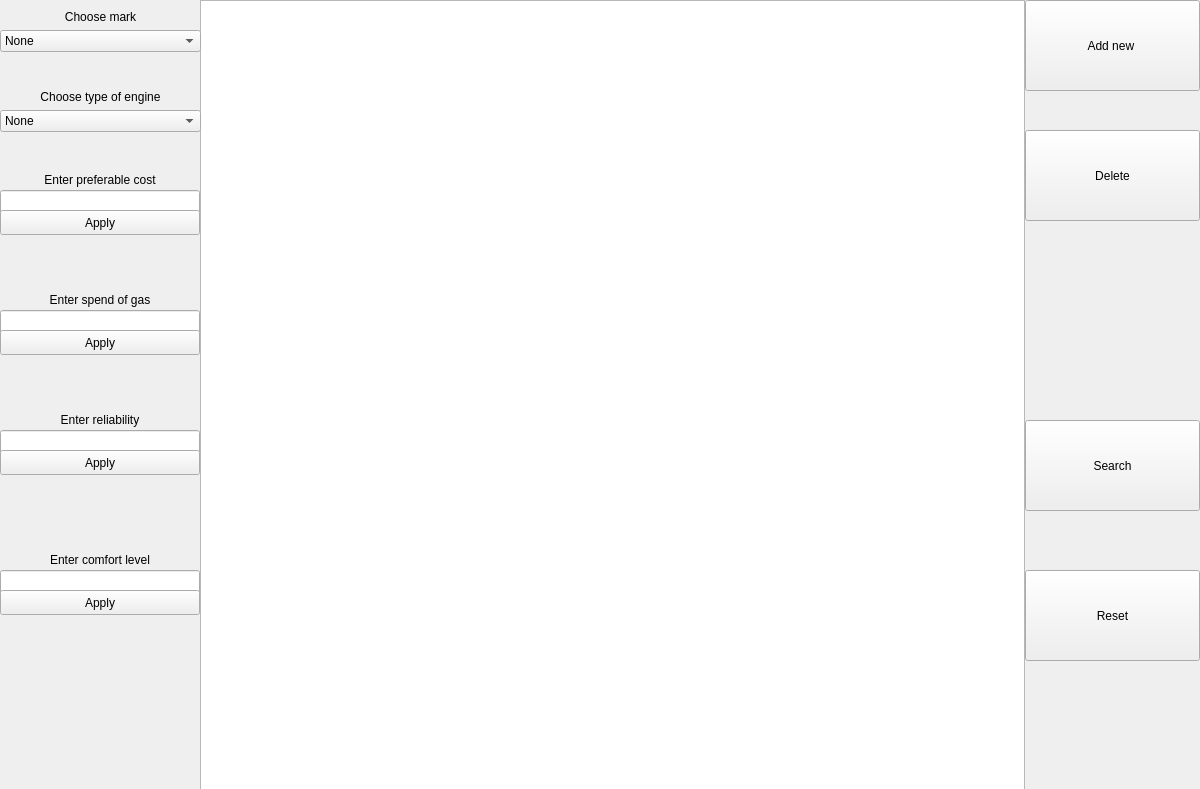
<?xml version="1.0" encoding="UTF-8"?>
<ui version="4.0">
 <class>MainWindow</class>
 <widget class="QMainWindow" name="MainWindow">
  <property name="geometry">
   <rect>
    <x>0</x>
    <y>0</y>
    <width>1200</width>
    <height>789</height>
   </rect>
  </property>
  <property name="windowTitle">
   <string>MainWindow</string>
  </property>
  <widget class="QWidget" name="centralwidget">
   <widget class="QTableWidget" name="tableWidget">
    <property name="geometry">
     <rect>
      <x>200</x>
      <y>0</y>
      <width>825</width>
      <height>791</height>
     </rect>
    </property>
   </widget>
   <widget class="QPushButton" name="ButtonAdd">
    <property name="geometry">
     <rect>
      <x>1025</x>
      <y>0</y>
      <width>175</width>
      <height>91</height>
     </rect>
    </property>
    <property name="text">
     <string>Add new </string>
    </property>
   </widget>
   <widget class="QPushButton" name="ButtonDelete">
    <property name="geometry">
     <rect>
      <x>1025</x>
      <y>130</y>
      <width>175</width>
      <height>91</height>
     </rect>
    </property>
    <property name="text">
     <string>Delete</string>
    </property>
   </widget>
   <widget class="QLineEdit" name="LineCost">
    <property name="geometry">
     <rect>
      <x>0</x>
      <y>190</y>
      <width>200</width>
      <height>25</height>
     </rect>
    </property>
    <property name="text">
     <string/>
    </property>
   </widget>
   <widget class="QLabel" name="label_2">
    <property name="geometry">
     <rect>
      <x>0</x>
      <y>170</y>
      <width>200</width>
      <height>17</height>
     </rect>
    </property>
    <property name="text">
     <string>Enter preferable cost</string>
    </property>
    <property name="alignment">
     <set>Qt::AlignBottom|Qt::AlignHCenter</set>
    </property>
   </widget>
   <widget class="QWidget" name="layoutWidget">
    <property name="geometry">
     <rect>
      <x>0</x>
      <y>80</y>
      <width>201</width>
      <height>52</height>
     </rect>
    </property>
    <layout class="QVBoxLayout" name="verticalLayout_2">
     <item>
      <widget class="QLabel" name="label_3">
       <property name="text">
        <string>Choose type of engine</string>
       </property>
       <property name="alignment">
        <set>Qt::AlignBottom|Qt::AlignHCenter</set>
       </property>
      </widget>
     </item>
     <item>
      <widget class="QComboBox" name="BoxEngine">
       <item>
        <property name="text">
         <string>None</string>
        </property>
       </item>
      </widget>
     </item>
    </layout>
   </widget>
   <widget class="QLabel" name="label_4">
    <property name="geometry">
     <rect>
      <x>0</x>
      <y>290</y>
      <width>200</width>
      <height>17</height>
     </rect>
    </property>
    <property name="text">
     <string>Enter spend of gas</string>
    </property>
    <property name="alignment">
     <set>Qt::AlignBottom|Qt::AlignHCenter</set>
    </property>
   </widget>
   <widget class="QLineEdit" name="LineGasoline">
    <property name="geometry">
     <rect>
      <x>0</x>
      <y>310</y>
      <width>200</width>
      <height>25</height>
     </rect>
    </property>
    <property name="text">
     <string/>
    </property>
   </widget>
   <widget class="QLineEdit" name="LineReliability">
    <property name="geometry">
     <rect>
      <x>0</x>
      <y>430</y>
      <width>200</width>
      <height>25</height>
     </rect>
    </property>
    <property name="text">
     <string/>
    </property>
   </widget>
   <widget class="QLabel" name="label_5">
    <property name="geometry">
     <rect>
      <x>0</x>
      <y>410</y>
      <width>200</width>
      <height>17</height>
     </rect>
    </property>
    <property name="text">
     <string>Enter reliability</string>
    </property>
    <property name="alignment">
     <set>Qt::AlignBottom|Qt::AlignHCenter</set>
    </property>
   </widget>
   <widget class="QLabel" name="label_6">
    <property name="geometry">
     <rect>
      <x>0</x>
      <y>550</y>
      <width>200</width>
      <height>17</height>
     </rect>
    </property>
    <property name="text">
     <string>Enter comfort level</string>
    </property>
    <property name="alignment">
     <set>Qt::AlignBottom|Qt::AlignHCenter</set>
    </property>
   </widget>
   <widget class="QLineEdit" name="LineComfort">
    <property name="geometry">
     <rect>
      <x>0</x>
      <y>570</y>
      <width>200</width>
      <height>25</height>
     </rect>
    </property>
    <property name="text">
     <string/>
    </property>
   </widget>
   <widget class="QWidget" name="layoutWidget">
    <property name="geometry">
     <rect>
      <x>0</x>
      <y>0</y>
      <width>201</width>
      <height>52</height>
     </rect>
    </property>
    <layout class="QVBoxLayout" name="verticalLayout">
     <item>
      <widget class="QLabel" name="label">
       <property name="text">
        <string>Choose mark</string>
       </property>
       <property name="alignment">
        <set>Qt::AlignBottom|Qt::AlignHCenter</set>
       </property>
      </widget>
     </item>
     <item>
      <widget class="QComboBox" name="BoxMarks">
       <item>
        <property name="text">
         <string>None</string>
        </property>
       </item>
      </widget>
     </item>
    </layout>
   </widget>
   <widget class="QPushButton" name="ApplyCost">
    <property name="geometry">
     <rect>
      <x>0</x>
      <y>210</y>
      <width>200</width>
      <height>25</height>
     </rect>
    </property>
    <property name="text">
     <string>Apply</string>
    </property>
   </widget>
   <widget class="QPushButton" name="ApplyGas">
    <property name="geometry">
     <rect>
      <x>0</x>
      <y>330</y>
      <width>200</width>
      <height>25</height>
     </rect>
    </property>
    <property name="text">
     <string>Apply</string>
    </property>
   </widget>
   <widget class="QPushButton" name="ApplyReliability">
    <property name="geometry">
     <rect>
      <x>0</x>
      <y>450</y>
      <width>200</width>
      <height>25</height>
     </rect>
    </property>
    <property name="text">
     <string>Apply</string>
    </property>
   </widget>
   <widget class="QPushButton" name="ApplyComfort">
    <property name="geometry">
     <rect>
      <x>0</x>
      <y>590</y>
      <width>200</width>
      <height>25</height>
     </rect>
    </property>
    <property name="text">
     <string>Apply</string>
    </property>
   </widget>
   <widget class="QPushButton" name="ButtonReset">
    <property name="geometry">
     <rect>
      <x>1025</x>
      <y>570</y>
      <width>175</width>
      <height>91</height>
     </rect>
    </property>
    <property name="text">
     <string>Reset</string>
    </property>
   </widget>
   <widget class="QPushButton" name="ButtonSearch">
    <property name="geometry">
     <rect>
      <x>1025</x>
      <y>420</y>
      <width>175</width>
      <height>91</height>
     </rect>
    </property>
    <property name="text">
     <string>Search</string>
    </property>
   </widget>
  </widget>
 </widget>
 <resources/>
 <connections/>
</ui>
